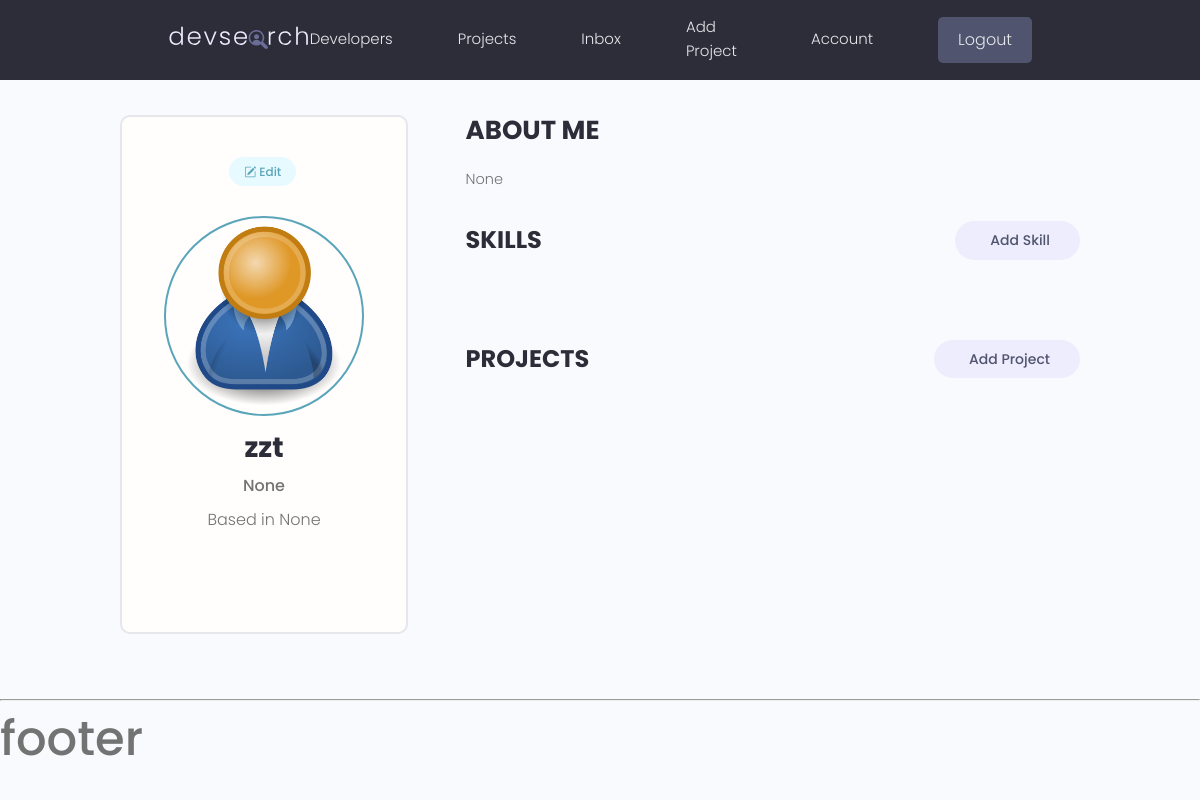
Page /users/account/ (signed in) on the earlier database version.
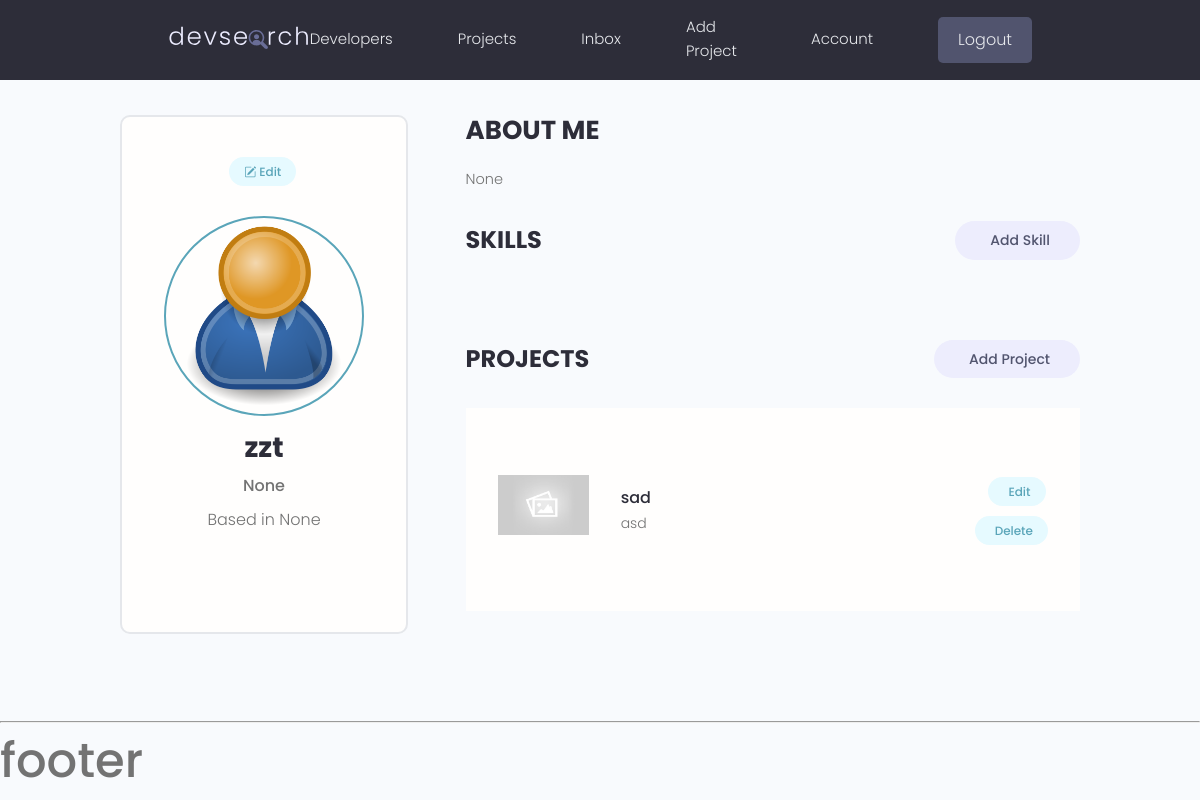
Same page on the later database version.
### projects/models.py (models this page shows, shortened)
class Project(models.Model):
    owner = models.ForeignKey(Profile, null=True, blank=True, on_delete=models.SET_NULL)
    title = models.CharField(max_length=200)
    description = models.TextField(null=True, blank=True)
    featured_image = models.ImageField(null=True, blank=True, default='default.jpg')
    demo_link = models.CharField(max_length=2000, null=True, blank=True)
    source_link = models.CharField(max_length=2000, null=True, blank=True)
    tags = models.ManyToManyField('Tag', blank=True)
    vote_total = models.IntegerField(default=0, null=True, blank=True)
    vote_ratio = models.IntegerField(default=0, null=True, blank=True)
    created = models.DateTimeField(auto_now_add=True)
    id = models.UUIDField(default=uuid.uuid4, unique=True,
                          primary_key=True, editable=False)
    class Meta:
        ordering = ['-vote_ratio', '-vote_total', 'title']

### users/views.py (the view)
# urls.py: path('account/', views.userAccount, name='user-account'),
@login_required(login_url='login')
def userAccount(request):
    profile = request.user.profile
    skills = profile.skill_set.all()
    projects = profile.project_set.all()
    context = {
        'profile': profile,
        'skills': skills,
        'projects': projects,
    }
    return render(request, 'users/account.html', context)

### users/templates/users/account.html (shortened to what this page needs)
{% extends 'main.html' %}
{% block content %}
    <main class="settingsPage profile my-md">
        <div class="container">
            <div class="layout">
                <div class="column column--1of3">
                    <div class="card text-center">
                        <div class="card__body dev">
                            <a class="tag tag--pill tag--main settings__btn" href="{% url 'edit-account' %}"><i
                                    class="bi bi-pencil-square"></i>
                                Edit</a>
                            <img class="avatar avatar--xl dev__avatar"
                                 src="{{ profile.profile_image.url }}"/>
                            <h2 class="dev__name">{{ profile.name }}</h2>
                            <p class="dev__title">{{ profile.short_intro }}</p>
                            <p class="dev__location">Based in {{ profile.location }}</p>
                        </div>
                    </div>
                </div>
                <div class="column column--2of3">
                    <div class="devInfo">
                        <h3 class="devInfo__title">About Me</h3>
                        <p class="devInfo__about">
                            {{ profile.bio }}
                        </p>
                    </div>
                    <div class="settings">
                        <h3 class="settings__title">Skills</h3>
                        <a class="tag tag--pill tag--sub settings__btn tag--lg" href="{% url 'create-skill' %}"> Add
                            Skill</a>
                    </div>
                    <div class="settings">
                        <h3 class="settings__title">Projects</h3>
                        <a class="tag tag--pill tag--sub settings__btn tag--lg" href="{% url 'create-project' %}"> Add
                            Project</a>
                    </div>
                    <table class="settings__table">
                        {% for project in projects %}
                            <tr>
                                <td class="settings__thumbnail">
                                    <a href="single-project.html"><img src="{{ project.featured_image.url }}"
                                                                       alt="Project Thumbnail"/></a>
                                </td>
                                <td class="settings__tableInfo">
                                    <a href="{% url 'project' project.id %}">{{ project.title }}</a>
                                    <p>
                                        {{ project.description }}
                                    </p>
                                </td>
                                <td class="settings__tableActions">
                                    <a class="tag tag--pill tag--main settings__btn"
                                       href="{% url 'update-project' project.id %}">
                                        Edit</a>
                                    <a class="tag tag--pill tag--main settings__btn"
                                       href="{% url 'delete-project' project.id %}">
                                        Delete</a>
                                </td>
                            </tr>
                        {% endfor %}
                    </table>
                </div>
            </div>
        </div>
    </main>
{% endblock content %}

Differences in the rows shown:
added Project: featured_image (placeholder picture), title "sad", description "asd"
